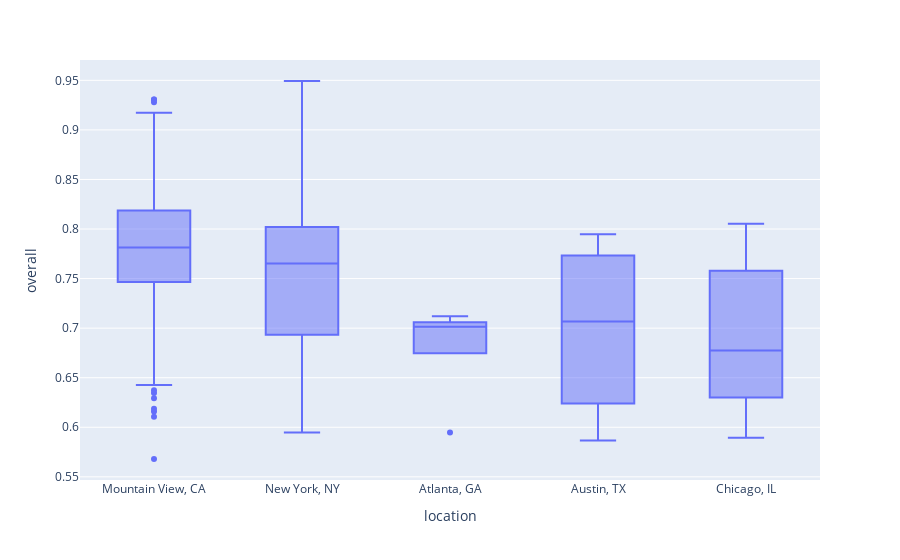

This figure's notebook cell:
### Code cell
px.box(df, x='location', y='overall')

### Figure 1 — Plotly figure (JSON) as saved in the notebook; plotly's stock layout.template omitted (floating-point values rounded to 4 significant figures; data arrays with more than 128 entries replaced by an {"elided": "..."} marker saying what was removed)
{"data": [{"alignmentgroup": "True", "hovertemplate": "location=%{x}<br>overall=%{y}<extra></extra>", "legendgroup": "", "marker": {"color": "#636efa"}, "name": "", "notched": false, "offsetgroup": "", "orientation": "v", "showlegend": false, "type": "box", "x": {"elided": "381 str values"}, "x0": " ", "xaxis": "x", "y": {"elided": "381 float values"}, "y0": " ", "yaxis": "y"}], "layout": {"boxmode": "group", "legend": {"tracegroupgap": 0}, "margin": {"t": 60}, "xaxis": {"anchor": "y", "domain": [0, 1], "title": {"text": "location"}}, "yaxis": {"anchor": "x", "domain": [0, 1], "title": {"text": "overall"}}}}
